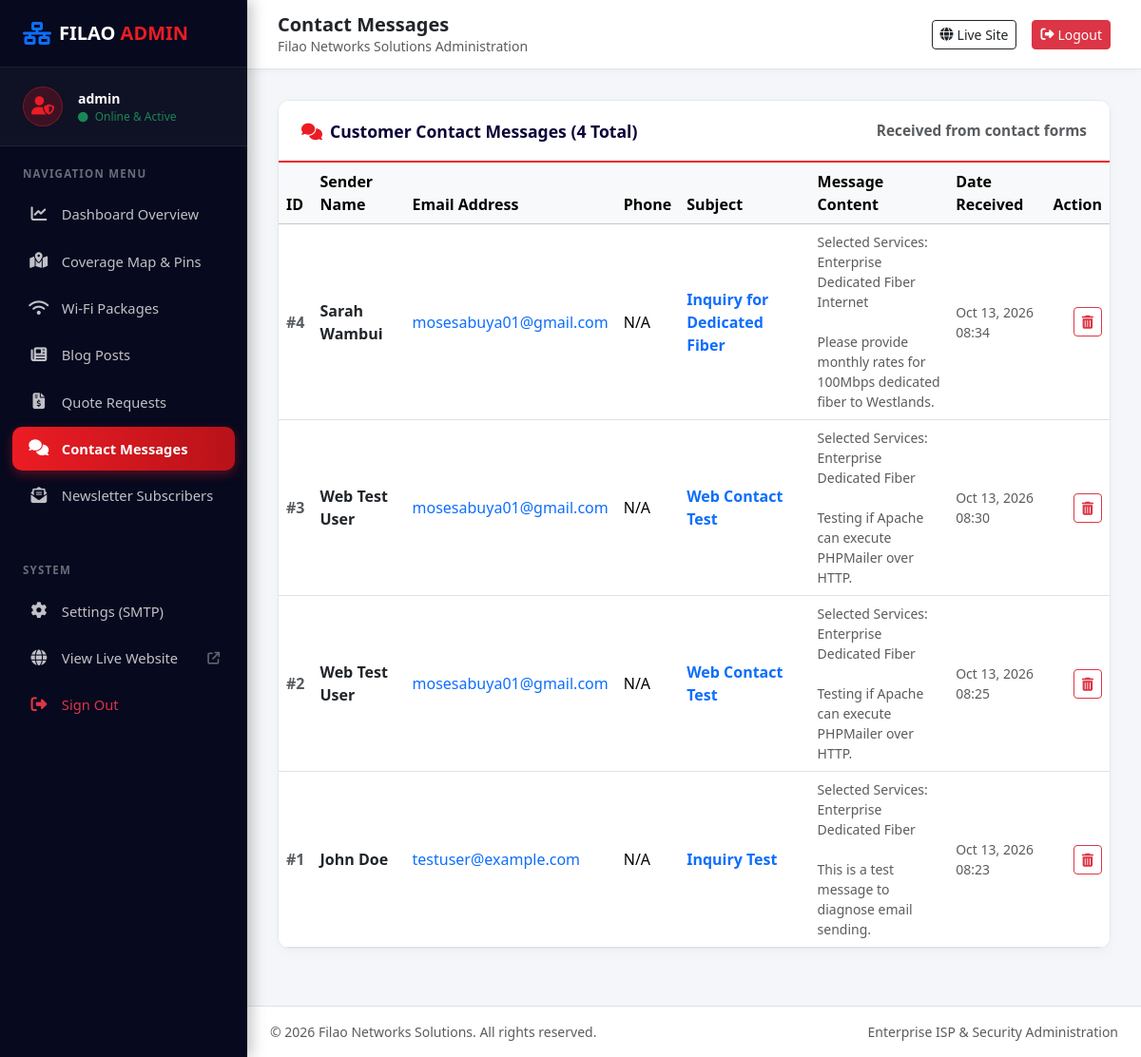
Screenshot of /admin/contacts.php (signed in) with the database file from the repository.
### tables this page shows
CREATE TABLE `contact_messages` (
  `id` int(11) NOT NULL AUTO_INCREMENT,
  `name` varchar(255) NOT NULL,
  `email` varchar(255) NOT NULL,
  `subject` varchar(255) NOT NULL,
  `message` text NOT NULL,
  `ip_address` varchar(45) DEFAULT NULL,
  `created_at` timestamp NOT NULL DEFAULT current_timestamp(),
  PRIMARY KEY (`id`)
);

### admin/contacts.php (the view, shortened to what this page needs)
<?php
require_once __DIR__ . '/includes/header.php';
$contacts = $pdo->query("SELECT * FROM contact_messages ORDER BY created_at DESC")->fetchAll();
?>
<div class="card-modern">
    <div class="card-modern-header">
        <span><i class="fa-solid fa-comments me-2" style="color:var(--clr-red);"></i>Customer Contact Messages (<?= count($contacts) ?> Total)</span>
        <span class="small text-muted">Received from contact forms</span>
    </div>
    <div class="p-0 table-responsive">
        <table class="table table-hover align-middle mb-0">
            <thead class="table-light">
                <tr>
                    <th>ID</th>
                    <th>Sender Name</th>
                    <th>Email Address</th>
                    <th>Phone</th>
                    <th>Subject</th>
                    <th>Message Content</th>
                    <th>Date Received</th>
                    <th class="text-end">Action</th>
                </tr>
            </thead>
            <tbody>
                <?php if (empty($contacts)): ?>
                    <tr>
                        <td colspan="8" class="text-center py-4 text-muted">No contact messages received yet.</td>
                    </tr>
                <?php else: ?>
                    <?php foreach ($contacts as $c): ?>
                        <tr>
                            <td class="text-muted fw-bold">#<?= (int)$c['id'] ?></td>
                            <td class="fw-bold text-dark"><?= htmlspecialchars($c['name']) ?></td>
                            <td>
                                <a href="mailto:<?= htmlspecialchars($c['email']) ?>" class="text-decoration-none">
                                    <?= htmlspecialchars($c['email']) ?>
                                </a>
                            </td>
                            <td><?= htmlspecialchars($c['phone'] ?? 'N/A') ?></td>
                            <td class="fw-semibold text-primary"><?= htmlspecialchars($c['subject'] ?? 'General Inquiry') ?></td>
                            <td class="small text-muted" style="max-width: 280px;">
                                <?= nl2br(htmlspecialchars($c['message'])) ?>
                            </td>
                            <td class="small text-muted"><?= htmlspecialchars(date('M j, Y H:i', strtotime($c['created_at']))) ?></td>
                            <td class="text-end">
                                <form method="POST" action="contacts.php" onsubmit="return confirm('Delete this contact message?');" style="display:inline;">
                                    <button type="submit" class="btn btn-sm btn-outline-danger" title="Delete Message">
                                        <i class="fa-solid fa-trash-can"></i>
                                    </button>
                                </form>
                            </td>
                        </tr>
                    <?php endforeach; ?>
                <?php endif; ?>
            </tbody>
        </table>
    </div>
</div>
<?php require_once __DIR__ . '/includes/footer.php'; ?>

### admin/includes/header.php (style rules this page uses)
:root { --clr-dark: #090238; --clr-sidebar: #07091e; --clr-main-bg: #f4f6f9; --clr-red: #ec1c24; --clr-red-hover: #c4141b; --clr-border: rgba(255, 255, 255, 0.08); --sidebar-width: 260px; }
body { background-color: var(--clr-main-bg); font-family: 'Segoe UI', Tahoma, Geneva, Verdana, sans-serif; margin: 0; padding: 0; overflow-x: hidden; color: #212529; }
.card-modern { background: #fff; border: 1px solid #e2e8f0; border-radius: 12px; box-shadow: 0 4px 12px rgba(0, 0, 0, 0.03); margin-bottom: 1.75rem; overflow: hidden; }
.card-modern-header { background: #fff; padding: 1.15rem 1.5rem; border-bottom: 2px solid var(--clr-red); font-weight: 700; font-size: 1.1rem; color: var(--clr-dark); display: flex; align-items: center; justify-content: space-between; }

### rows the page displays
contact_messages: id "4", name "Sarah Wambui", email "mosesabuya01@gmail.com", phone "N/A", subject "Inquiry for Dedicated Fiber", message "Selected Services: Enterprise Dedicated Fiber Internet Please provide monthly rates for 100Mbps dedicated fiber to Westlands.", created_at "Oct 13, 2026 08:34"
contact_messages: id "3", name "Web Test User", email "mosesabuya01@gmail.com", phone "N/A", subject "Web Contact Test", message "Selected Services: Enterprise Dedicated Fiber Testing if Apache can execute PHPMailer over HTTP.", created_at "Oct 13, 2026 08:30"
contact_messages: id "2", name "Web Test User", email "mosesabuya01@gmail.com", phone "N/A", subject "Web Contact Test", message "Selected Services: Enterprise Dedicated Fiber Testing if Apache can execute PHPMailer over HTTP.", created_at "Oct 13, 2026 08:25"
contact_messages: id "1", name "John Doe", email "testuser@example.com", phone "N/A", subject "Inquiry Test", message "Selected Services: Enterprise Dedicated Fiber This is a test message to diagnose email sending.", created_at "Oct 13, 2026 08:23"

### other values shown
$_SESSION['admin_username'] "admin"
$page_title "Contact Messages"
count($contacts) "4"
